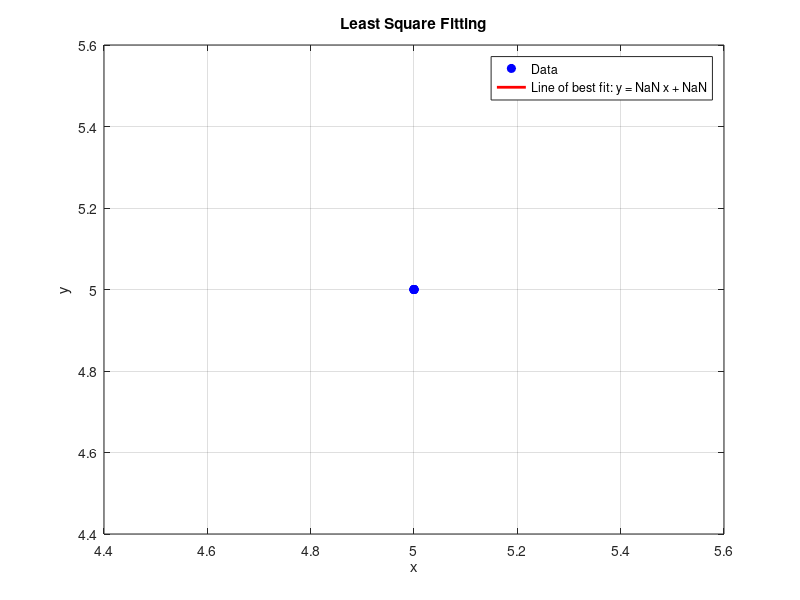

This figure's MATLAB source:
clc
clear all;

n = input('Enter the number of data points: ');
x = zeros(1, n);
y = zeros(1, n);

fprintf('Enter %d x values:\n', n);
for i = 1:n
    x(i) = input(sprintf('  x(%d) = ', i));
end

fprintf('Enter %d y values:\n', n);
for i = 1:n
    y(i) = input(sprintf('  y(%d) = ', i));
end

x = x(:);
y = y(:);

fprintf('The X values are:\n');
fprintf('  %g', x);
fprintf('\nThe Y values are:\n');
fprintf('  %g', y);
fprintf('\n');

mX = mean(x);
mY = mean(y);
fprintf('Mean x:\n%g\n', mX);
fprintf('Mean y:\n%g\n', mY);

dX = x - mX;
dY = y - mY;
fprintf('dX = %g\n', sum(dX));
fprintf('dY = %g\n', sum(dY));

sXY = sum(dX .* dY);
sXX = sum(dX .^ 2);
fprintf('sXY = %g\n', sXY);
fprintf('sXX = %g\n', sXX);

b = sXY / sXX;
a = mY - b * mX;
fprintf('Slope (b): %g\n', b);
fprintf('Intercept (a): %g\n', a);

fprintf('The best-fit line is: y = %g*x + %g\n', b, a);

figure;
plot(x, y, 'bo', 'MarkerFaceColor', 'b', 'DisplayName', 'Data'); hold on;
xline = linspace(min(x), max(x), 100);
yline = b * xline + a;
plot(xline, yline, 'r-', 'LineWidth', 2, 'DisplayName', sprintf('Line of best fit: y = %g x + %g', b, a));
xlabel('x');
ylabel('y');
title('Least Square Fitting');
legend('Location', 'best');
grid on;
hold off;
